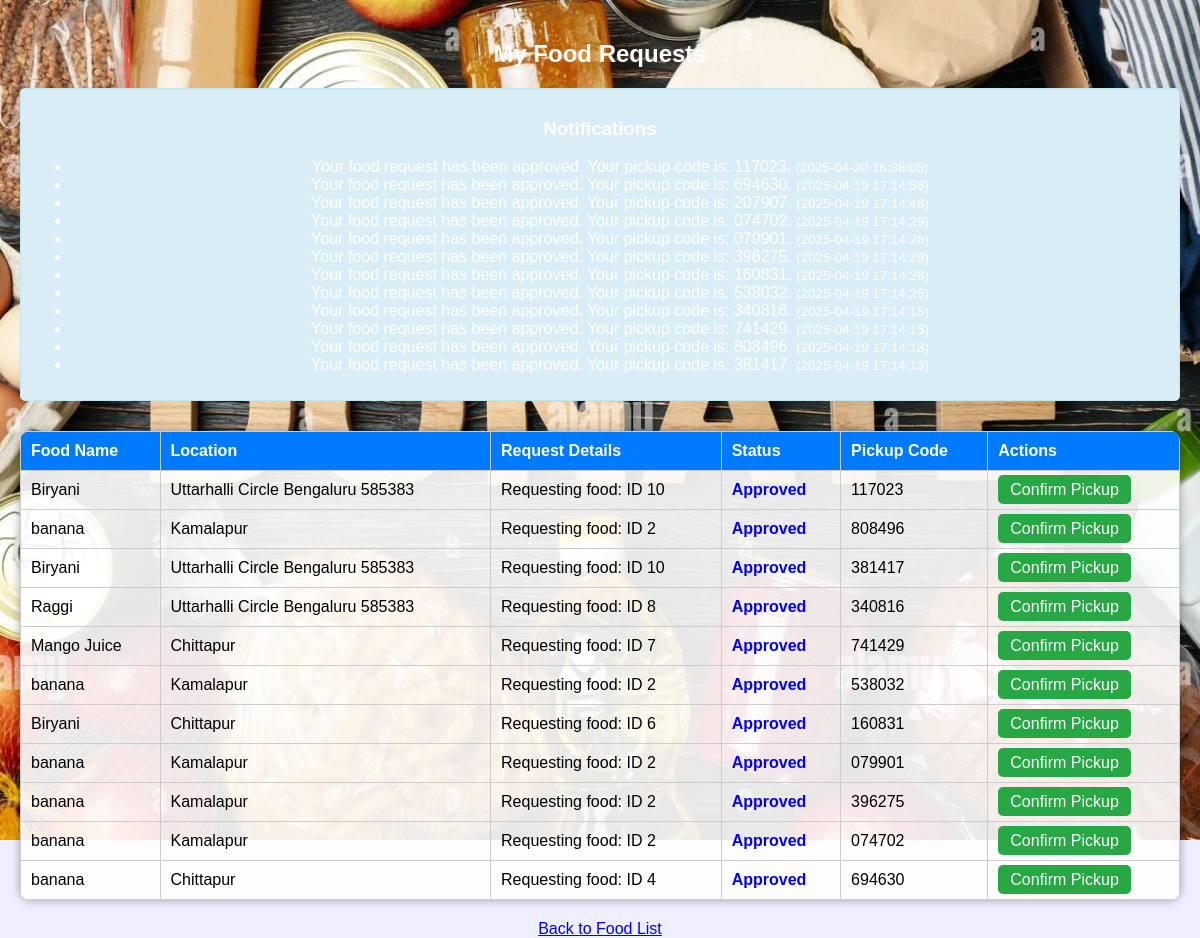
Screenshot of /requests (signed in) with the database file from the repository.
### tables this page shows
CREATE TABLE notifications (
                    id INTEGER PRIMARY KEY AUTOINCREMENT,
                    user_id INTEGER NOT NULL,
                    message TEXT NOT NULL,
                    is_read INTEGER DEFAULT 0,
                    created_at TIMESTAMP DEFAULT CURRENT_TIMESTAMP,
                    FOREIGN KEY (user_id) REFERENCES accounts(id)
                );

CREATE TABLE food_requests (
                    id INTEGER PRIMARY KEY AUTOINCREMENT,
                    user_id INTEGER NOT NULL,
                    request_details TEXT NOT NULL,
                    status TEXT NOT NULL,
                    created_at TEXT DEFAULT CURRENT_TIMESTAMP, pickup_code TEXT, address TEXT,
                    FOREIGN KEY (user_id) REFERENCES accounts(id)
                );

CREATE TABLE food_donations (
                    id INTEGER PRIMARY KEY AUTOINCREMENT,
                    food_name TEXT NOT NULL,
                    quantity INTEGER NOT NULL,
                    expiry_date TEXT NOT NULL,
                    location TEXT NOT NULL,
                    status TEXT NOT NULL,
                    user_id INTEGER NOT NULL,
                    FOREIGN KEY (user_id) REFERENCES accounts(id)
                );

### app.py (the view)
@app.route('/requests', methods=['GET', 'POST'])
def requests():
    if not session.get('loggedin'):
        flash("Please login first!", "warning")
        return redirect(url_for('login'))
    with get_sqlite_connection() as conn:
        cursor = conn.cursor()
        cursor.execute('''
            SELECT r.id, r.request_details, r.status, r.pickup_code, r.created_at, r.address,
                   fd.food_name, fd.location,
                   a.username as donor_username
            FROM food_requests r
            JOIN food_donations fd ON fd.id = (
                SELECT CAST(SUBSTR(r.request_details, INSTR(r.request_details, 'ID ') + 3) AS INTEGER)
            )
            JOIN accounts a ON fd.user_id = a.id
            WHERE r.user_id = ?
            ORDER BY r.created_at DESC
        ''', (session['id'],))
        reqs = cursor.fetchall()
        cursor.execute('''
            SELECT id, message, created_at
            FROM notifications
            WHERE user_id = ? AND is_read = 0
            ORDER BY created_at DESC
        ''', (session['id'],))
        notifications = cursor.fetchall()
    return render_template('requests.html', requests=reqs, notifications=notifications)

### app.py (called while the page is built)
def get_sqlite_connection():
    try:
        conn = sqlite3.connect(SQLITE_DB_PATH)
        conn.row_factory = sqlite3.Row
        return conn
    except sqlite3.Error as e:
        print(f"SQLite Error: {e}")
        return None

### templates/requests.html (shortened to what this page needs)
<!DOCTYPE html>
<html>
<head>
    <link rel="stylesheet" href="{{ url_for('static', filename='css/style.css') }}">
</head>
<body>
    <h2>My Food Requests</h2>
    {% if notifications and notifications|length > 0 %}
    <div style="background-color: #d9edf7; border: 1px solid #bce8f1; padding: 10px; margin-bottom: 20px; border-radius: 5px;">
        <h3>Notifications</h3>
        <ul>
            {% for note in notifications %}
            <li>{{ note.message }} <small>({{ note.created_at }})</small></li>
            {% endfor %}
        </ul>
    </div>
    {% endif %}
    <table>
        <thead>
            <tr>
                <th>Food Name</th>
                <th>Location</th>
                <th>Request Details</th>
                <th>Status</th>
                <th>Pickup Code</th>
                <th>Actions</th>
            </tr>
        </thead>
        <tbody>
            {% for req in requests %}
            <tr>
                <td>{{ req.food_name }}</td>
                <td>{{ req.location }}</td>
                <td>{{ req.request_details }}</td>
                <td class="status-{{ req.status|lower|replace(' ', '') }}">{{ req.status }}</td>
                <td>{{ req.pickup_code if req.status == 'Approved' else '' }}</td>
                <td>
                    {% if req.status == 'Approved' %}
                    <a href="{{ url_for('confirm_pickup', req_id=req.id) }}" class="button">Confirm Pickup</a>
                    {% elif req.status == 'Picked Up' %}
                    <a href="{{ url_for('submit_feedback', req_id=req.id) }}" class="button">Give Feedback</a>
                    {% else %}
                    -
                    {% endif %}
                </td>
            </tr>
            {% else %}
            <tr>
                <td colspan="6">No requests found.</td>
            </tr>
            {% endfor %}
        </tbody>
    </table>
    <a href="{{ url_for('food_list') }}">Back to Food List</a>
</body>
</html>

### static/style.css (style rules this page uses)
html { scroll-behavior: smooth; }
body { background: url('/static/images/Welcome.jpg') no-repeat center center/cover; height: 100vh; margin: 0; padding: 0; font-family: Arial, sans-serif; text-align: center; color: white; overflow-x: hidden; }
table { border-collapse: collapse; margin-top: 30px; width: 90%; background-color: rgba(255, 255, 255, 0.9); color: black; border-radius: 10px; overflow: hidden; box-shadow: 0px 0px 10px #00000055; }
th, td { padding: 12px 20px; text-align: center; border-bottom: 1px solid #ddd; }
th { background-color: #f2f2f2; color: black; font-weight: bold; }

### templates/requests.html (style rules this page uses)
body { font-family: Arial, sans-serif; background-color: #eef; padding: 20px; }
table { width: 100%; border-collapse: collapse; margin-bottom: 20px; }
th, td { border: 1px solid #ccc; padding: 10px; text-align: left; }
th { background-color: #007bff; color: white; }
a.button { background-color: #28a745; color: white; padding: 6px 12px; text-decoration: none; border-radius: 5px; }
.status-approved { color: blue; font-weight: bold; }

### rows the page displays
notifications: message "Your food request has been approved. Your pickup code is: 117023.", created_at "2025-04-20 16:38:05"
notifications: message "Your food request has been approved. Your pickup code is: 694630.", created_at "2025-04-19 17:14:56"
notifications: message "Your food request has been approved. Your pickup code is: 207907.", created_at "2025-04-19 17:14:46"
notifications: message "Your food request has been approved. Your pickup code is: 074702.", created_at "2025-04-19 17:14:29"
notifications: message "Your food request has been approved. Your pickup code is: 079901.", created_at "2025-04-19 17:14:28"
notifications: message "Your food request has been approved. Your pickup code is: 396275.", created_at "2025-04-19 17:14:28"
notifications: message "Your food request has been approved. Your pickup code is: 160831.", created_at "2025-04-19 17:14:26"
notifications: message "Your food request has been approved. Your pickup code is: 538032.", created_at "2025-04-19 17:14:25"
notifications: message "Your food request has been approved. Your pickup code is: 340816.", created_at "2025-04-19 17:14:15"
notifications: message "Your food request has been approved. Your pickup code is: 741429.", created_at "2025-04-19 17:14:15"
notifications: message "Your food request has been approved. Your pickup code is: 808496.", created_at "2025-04-19 17:14:13"
notifications: message "Your food request has been approved. Your pickup code is: 381417.", created_at "2025-04-19 17:14:13"
food_requests: food_name "Biryani", location "Uttarhalli Circle Bengaluru 585383", request_details "Requesting food: ID 10", status "Approved", status+pickup_code "117023"
food_requests: food_name "banana", location "Kamalapur", request_details "Requesting food: ID 2", status "Approved", status+pickup_code "808496"
food_requests: food_name "Biryani", location "Uttarhalli Circle Bengaluru 585383", request_details "Requesting food: ID 10", status "Approved", status+pickup_code "381417"
food_requests: food_name "Raggi", location "Uttarhalli Circle Bengaluru 585383", request_details "Requesting food: ID 8", status "Approved", status+pickup_code "340816"
food_requests: food_name "Mango Juice", location "Chittapur", request_details "Requesting food: ID 7", status "Approved", status+pickup_code "741429"
food_requests: food_name "banana", location "Kamalapur", request_details "Requesting food: ID 2", status "Approved", status+pickup_code "538032"
food_requests: food_name "Biryani", location "Chittapur", request_details "Requesting food: ID 6", status "Approved", status+pickup_code "160831"
food_requests: food_name "banana", location "Kamalapur", request_details "Requesting food: ID 2", status "Approved", status+pickup_code "079901"
food_requests: food_name "banana", location "Kamalapur", request_details "Requesting food: ID 2", status "Approved", status+pickup_code "396275"
food_requests: food_name "banana", location "Kamalapur", request_details "Requesting food: ID 2", status "Approved", status+pickup_code "074702"
food_requests: food_name "banana", location "Chittapur", request_details "Requesting food: ID 4", status "Approved", status+pickup_code "694630"
